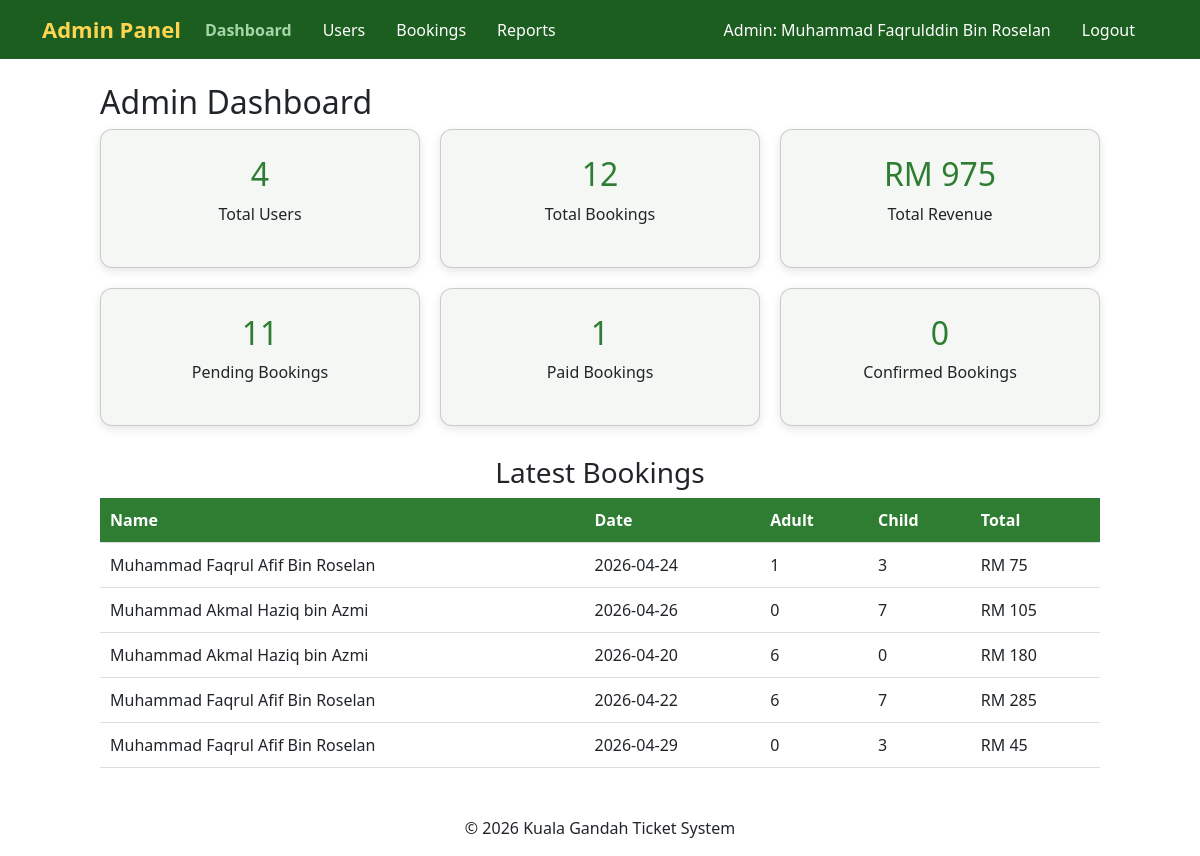
Page /admin/dashboard.php (signed in) on the committed database.
### tables this page shows
CREATE TABLE `bookings` (
  `booking_id` int(11) NOT NULL,
  `user_id` int(11) DEFAULT NULL,
  `booking_date` date DEFAULT NULL,
  `adult_qty` int(11) DEFAULT NULL,
  `child_qty` int(11) DEFAULT NULL,
  `total_price` double DEFAULT NULL,
  `created_at` timestamp NOT NULL DEFAULT current_timestamp(),
  `status` varchar(20) NOT NULL DEFAULT 'Pending',
  `receipt_file` varchar(255) DEFAULT NULL,
  `ticket_category` varchar(50) NOT NULL DEFAULT 'General'
);

CREATE TABLE `users` (
  `id` int(11) NOT NULL,
  `fullname` varchar(100) DEFAULT NULL,
  `username` varchar(50) DEFAULT NULL,
  `password` varchar(255) DEFAULT NULL,
  `phone` varchar(20) DEFAULT NULL,
  `regdate` date DEFAULT NULL,
  `role` enum('admin','customer') DEFAULT 'customer'
);

### admin/dashboard.php (the view, shortened to what this page needs)
<?php
include "../conn.php";
include "header_admin.php";
$sql1="SELECT COUNT(*) as total_users FROM users";
$result1=$conn->query($sql1);
$row1=$result1->fetch_assoc();
$total_users=$row1['total_users'];
$sql2="SELECT COUNT(*) as total_bookings FROM bookings";
$result2=$conn->query($sql2);
$row2=$result2->fetch_assoc();
$total_bookings=$row2['total_bookings'];
$statusSql = "SELECT status, COUNT(*) AS count FROM bookings GROUP BY status";
$statusResult = $conn->query($statusSql);
$statusCounts = [
    'Pending' => 0,
    'Paid' => 0,
    'Confirmed' => 0
];
while ($statusRow = $statusResult->fetch_assoc()) {
    $statusCounts[$statusRow['status']] = intval($statusRow['count']);
}
$sql3="SELECT SUM(total_price) as revenue FROM bookings";
$result3=$conn->query($sql3);
$row3=$result3->fetch_assoc();
$revenue=$row3['revenue'] ?? 0;
$sql4="
SELECT users.fullname, bookings.booking_date,
bookings.adult_qty, bookings.child_qty, bookings.total_price
FROM bookings
JOIN users ON bookings.user_id = users.id
ORDER BY bookings.created_at DESC
LIMIT 5
";
$latest=$conn->query($sql4);
?>
<div class="dashboard">
<h2>Admin Dashboard</h2>
<div class="cards">
<div class="card">
<h2><?php echo $total_users; ?></h2>
<p>Total Users</p>
</div>
<div class="card">
<h2><?php echo $total_bookings; ?></h2>
<p>Total Bookings</p>
</div>
<div class="card">
<h2>RM <?php echo $revenue; ?></h2>
<p>Total Revenue</p>
</div>
<div class="card">
<h2><?php echo $statusCounts['Pending']; ?></h2>
<p>Pending Bookings</p>
</div>
<div class="card">
<h2><?php echo $statusCounts['Paid']; ?></h2>
<p>Paid Bookings</p>
</div>
<div class="card">
<h2><?php echo $statusCounts['Confirmed']; ?></h2>
<p>Confirmed Bookings</p>
</div>
</div>
<h3>Latest Bookings</h3>
<table>
<tr>
<th>Name</th>
<th>Date</th>
<th>Adult</th>
<th>Child</th>
<th>Total</th>
</tr>
<?php while($row=$latest->fetch_assoc()){ ?>
<tr>
<td><?php echo $row['fullname']; ?></td>
<td><?php echo $row['booking_date']; ?></td>
<td><?php echo $row['adult_qty']; ?></td>
<td><?php echo $row['child_qty']; ?></td>
<td>RM <?php echo $row['total_price']; ?></td>
</tr>
<?php } ?>
</table>
</div>
<?php include "footer_admin.php"; ?>

### style.css (style rules this page uses)
body { background-color:#f5f5f5; font-family:Arial, sans-serif; }
h3 { text-align:center; margin-bottom:30px; }

### admin/dashboard.php (style rules this page uses)
.dashboard { max-width:1000px; margin:auto; }
.cards { display:grid; grid-template-columns:repeat(3,1fr); gap:20px; margin-bottom:30px; }
.card { background:#f4f7f3; padding:25px; border-radius:12px; text-align:center; box-shadow:0 3px 10px rgba(0,0,0,0.1); }
.card h2 { color:#2e7d32; }
table { width:100%; border-collapse:collapse; }
th,td { padding:10px; border-bottom:1px solid #ddd; text-align:left; }
th { background:#2e7d32; color:white; }

### rows in the picture
bookings: user.fullname "Muhammad Faqrul Afif Bin Roselan", booking_date "2026-04-24", adult_qty "1", child_qty "3", total_price "75"
bookings: user.fullname "Muhammad Akmal Haziq bin Azmi", booking_date "2026-04-26", adult_qty "0", child_qty "7", total_price "105"
bookings: user.fullname "Muhammad Akmal Haziq bin Azmi", booking_date "2026-04-20", adult_qty "6", child_qty "0", total_price "180"
bookings: user.fullname "Muhammad Faqrul Afif Bin Roselan", booking_date "2026-04-22", adult_qty "6", child_qty "7", total_price "285"
bookings: user.fullname "Muhammad Faqrul Afif Bin Roselan", booking_date "2026-04-29", adult_qty "0", child_qty "3", total_price "45"

### other values in the picture
$_SESSION['fullname'] "Muhammad Faqrulddin Bin Roselan"
$total_users "4"
$total_bookings "12"
$revenue "975"
$statusCounts['Pending'] "11"
$statusCounts['Paid'] "1"
$statusCounts['Confirmed'] "0"
